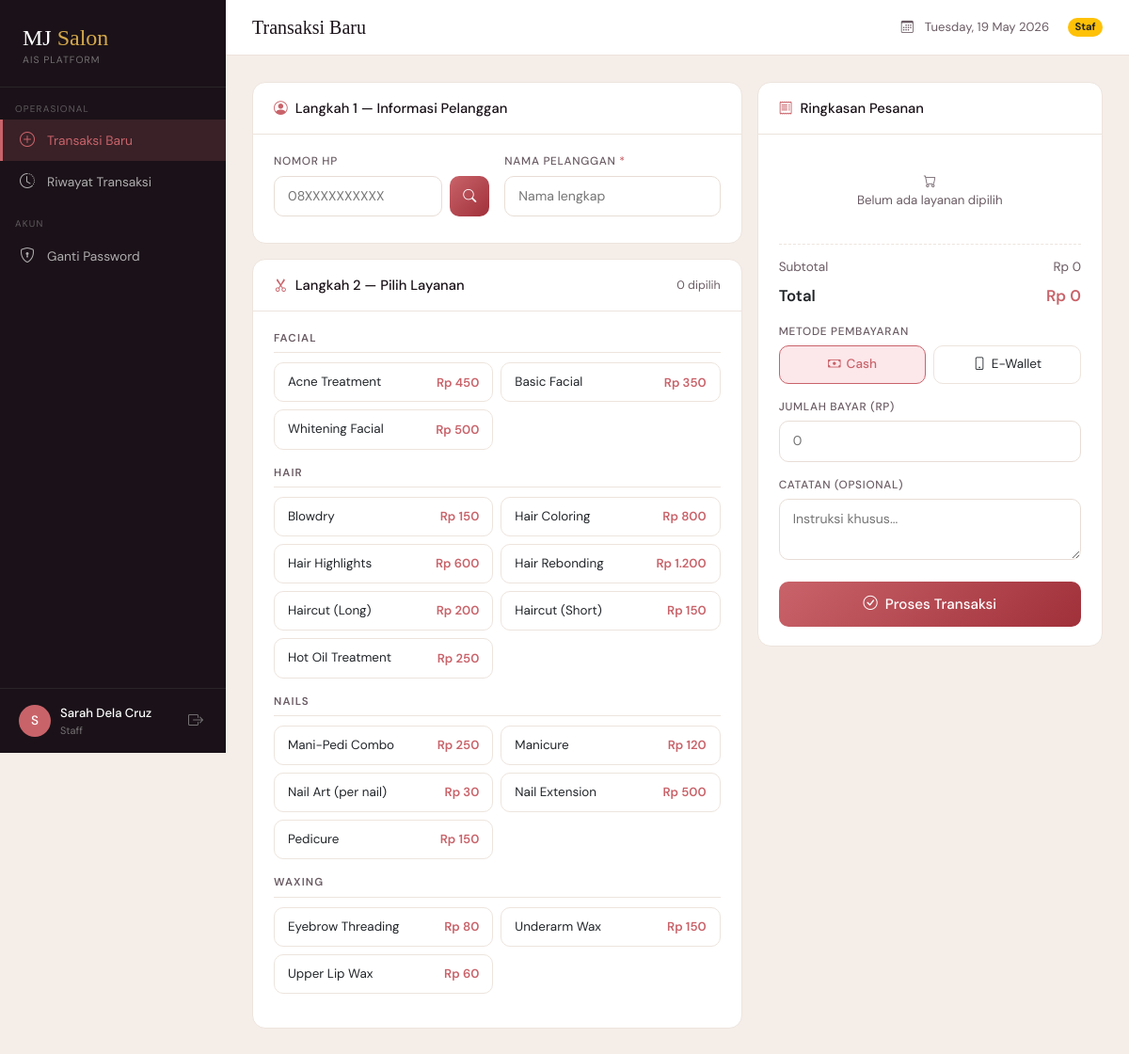
The app's page /staff/transaction.php (signed in) with its own data.
### tables this page shows
CREATE TABLE services (
    id          INT AUTO_INCREMENT PRIMARY KEY,
    name        VARCHAR(100)   NOT NULL,
    category    VARCHAR(50)    NOT NULL,
    price       DECIMAL(12,2)  NOT NULL,
    is_active   TINYINT(1) NOT NULL DEFAULT 1,
    created_at  TIMESTAMP DEFAULT CURRENT_TIMESTAMP
);

### staff/transaction.php (the view, shortened to what this page needs)
<?php
$conn = db_connect();
$services_raw = $conn->query("SELECT * FROM services WHERE is_active=1 ORDER BY category, name");
$services_by_cat = [];
while ($s = $services_raw->fetch_assoc()) {
    $services_by_cat[$s['category']][] = $s;
}
require_once __DIR__ . '/../includes/navbar.php';
?>
<div class="row g-3">
  <div class="col-lg-7">
    <div class="section-card mb-3">
      <div class="section-card-header">
        <span class="section-title"><i class="bi bi-person-circle me-2" style="color:var(--rose)"></i>Langkah 1 — Informasi Pelanggan</span>
      </div>
      <div class="section-card-body">
        <div class="row g-3">
          <div class="col-md-6">
            <label class="ais-label">Nomor HP</label>
            <div class="d-flex gap-2">
              <input type="text" id="phone_search" class="ais-input" placeholder="08XXXXXXXXXX" maxlength="20">
              <button class="btn-rose" type="button" onclick="lookupCustomer()" style="white-space:nowrap;padding:10px 14px;"><i class="bi bi-search"></i></button>
            </div>
          </div>
          <div class="col-md-6">
            <label class="ais-label">Nama Pelanggan <span style="color:var(--rose)">*</span></label>
            <input type="text" id="customer_name" class="ais-input" placeholder="Nama lengkap" required>
          </div>
        </div>
      </div>
    </div>
    <div class="section-card">
      <div class="section-card-header">
        <span class="section-title"><i class="bi bi-scissors me-2" style="color:var(--rose)"></i>Langkah 2 — Pilih Layanan</span>
        <span id="dipilih_count" style="font-size:0.78rem;color:var(--muted);">0 dipilih</span>
      </div>
      <div class="section-card-body">
        <?php foreach ($services_by_cat as $cat => $items): ?>
        <div class="mb-3">
          <div style="font-size:0.72rem;font-weight:600;letter-spacing:0.1em;text-transform:uppercase;color:var(--muted);margin-bottom:10px;padding-bottom:6px;border-bottom:1px solid #ede4dd;">
            <?= htmlspecialchars($cat) ?>
          </div>
          <div class="row g-2">
            <?php foreach ($items as $svc): ?>
            <div class="col-sm-6">
              <div class="service-card"
                   data-id="<?= $svc['id'] ?>"
                   data-name="<?= htmlspecialchars($svc['name'], ENT_QUOTES) ?>"
                   data-price="<?= (int)$svc['price'] ?>"
                   onclick="toggleService(this)">
                <div class="d-flex justify-content-between align-items-center">
                  <span style="font-size:0.84rem;"><?= htmlspecialchars($svc['name']) ?></span>
                  <span style="font-size:0.82rem;font-weight:600;color:var(--rose);">Rp <?= number_format($svc['price'],0,',','.') ?></span>
                </div>
              </div>
            </div>
            <?php endforeach; ?>
          </div>
        </div>
        <?php endforeach; ?>
      </div>
    </div>
  </div>
  <div class="col-lg-5">
    <div class="section-card" style="position:sticky;top:80px;">
      <div class="section-card-header">
        <span class="section-title"><i class="bi bi-receipt me-2" style="color:var(--rose)"></i>Ringkasan Pesanan</span>
      </div>
      <div class="section-card-body">
        <div id="order_list" style="min-height:60px;margin-bottom:16px;">
          <p style="color:var(--muted);font-size:0.83rem;text-align:center;padding:20px 0;margin:0;"><i class="bi bi-cart"></i><br>Belum ada layanan dipilih</p>
        </div>
        <div style="border-top:1.5px dashed #ede4dd;padding-top:14px;">
          <div class="d-flex justify-content-between mb-1" style="font-size:0.85rem;color:var(--muted);">
            <span>Subtotal</span><span id="subtotal_display">Rp 0</span>
          </div>
          <div class="d-flex justify-content-between" style="font-size:1.05rem;font-weight:600;margin-top:8px;">
            <span>Total</span><span id="total_display" style="color:var(--rose);">Rp 0</span>
          </div>
        </div>
        <div class="mt-3">
          <label class="ais-label">Metode Pembayaran</label>
          <div class="d-flex gap-2">
            <div class="payment-method-btn active" id="btn_cash" onclick="setPayMethod('cash')"><i class="bi bi-cash"></i> Cash</div>
            <div class="payment-method-btn" id="btn_ewallet" onclick="setPayMethod('ewallet')"><i class="bi bi-phone"></i> E-Wallet</div>
          </div>
        </div>
        <div id="cash_section" class="mt-3">
          <label class="ais-label">Jumlah Bayar (Rp)</label>
          <input type="number" id="amount_paid" class="ais-input" placeholder="0" min="0" step="1000" oninput="updateChange()">
        </div>
        <div class="mt-3">
          <label class="ais-label">Catatan (opsional)</label>
          <textarea id="txn_notes" class="ais-input" rows="2" placeholder="Instruksi khusus..."></textarea>
        </div>
        <button class="btn-rose w-100 mt-3" id="btn_proses" onclick="processTransaction()" style="padding:13px;font-size:0.95rem;">
          <i class="bi bi-check-circle me-2"></i>Proses Transaksi
        </button>
      </div>
    </div>
  </div>
</div>
<?php require_once __DIR__ . '/../includes/footer.php'; ?>

### assets/css/custom.css (style rules this page uses)
*, *::before, *::after { box-sizing: border-box; }

### includes/navbar.php (style rules this page uses)
:root { --sidebar-bg: #1a1218; --sidebar-w: 240px; --rose: #c9636a; --gold: #d4a84b; --cream: #fdf8f2; --muted: #6b5c64; --card-bg: #ffffff; --page-bg: #f5ede8; }
body { font-family: 'DM Sans', sans-serif; background: var(--page-bg); margin: 0; min-height: 100vh; }
.section-card { background: #fff; border-radius: 14px; border: 1px solid #ede4dd; overflow: hidden; }
.section-card-header { padding: 16px 22px; border-bottom: 1px solid #ede4dd; display: flex; align-items: center; justify-content: space-between; }
.section-card-header .section-title { font-weight: 500; font-size: 0.92rem; color: #1a1218; }
.section-card-body { padding: 20px 22px; }
.ais-input { border: 1.5px solid #e8ddd6; border-radius: 10px; padding: 10px 14px; font-size: 0.88rem; color: #1a1218; background: #fff; width: 100%; transition: border-color .2s; }
.ais-label { font-size: 0.74rem; font-weight: 500; letter-spacing: 0.06em; text-transform: uppercase; color: var(--muted); margin-bottom: 6px; display: block; }
.btn-rose { background: linear-gradient(135deg, var(--rose), #a0303a); color: #fff; border: none; border-radius: 10px; padding: 10px 22px; font-size: 0.88rem; font-weight: 500; cursor: pointer; transition: opacity .2s, transform .1s; }

### staff/transaction.php (style rules this page uses)
.service-card { border:1.5px solid #ede4dd; border-radius:10px; padding:10px 14px; cursor:pointer; display:block; transition:border-color .15s,background .15s; user-select:none; }
.payment-method-btn { flex:1; border:1.5px solid #ede4dd; border-radius:10px; padding:9px 14px; cursor:pointer; display:flex; align-items:center; justify-content:center; gap:6px; font-size:0.85rem; transition:border-color .15s,background .15s; user-select:none; }
.payment-method-btn.active { border-color:var(--rose); background:#fce7ea; color:var(--rose); font-weight:500; }

### records on screen
services: name "Acne Treatment", price "450"
services: name "Basic Facial", price "350"
services: name "Whitening Facial", price "500"
services: name "Blowdry", price "150"
services: name "Hair Coloring", price "800"
services: name "Hair Highlights", price "600"
services: name "Hair Rebonding", price "1.200"
services: name "Haircut (Long)", price "200"
services: name "Haircut (Short)", price "150"
services: name "Hot Oil Treatment", price "250"
services: name "Mani-Pedi Combo", price "250"
services: name "Manicure", price "120"
services: name "Nail Art (per nail)", price "30"
services: name "Nail Extension", price "500"
services: name "Pedicure", price "150"
services: name "Eyebrow Threading", price "80"
services: name "Underarm Wax", price "150"
services: name "Upper Lip Wax", price "60"

### other values on screen
substr($user_name, 0, 1) "S"
$user_name "Sarah Dela Cruz"
$role "Staff"
$page_title "Transaksi Baru"
$cat "FACIAL"
$cat "HAIR"
$cat "NAILS"
$cat "WAXING"
